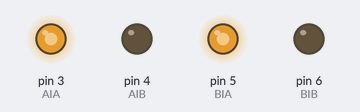
A sketch run on a simulated Arduino Uno, built with avr-gcc and run on an emulated ATmega328P. Shown: output pins drawn as LEDs (lit = HIGH).

Above: at 0.1 s.
At 2.1 s:
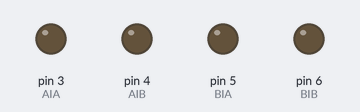
Timing chart, 0 to 3.6 s (numbered marks = the images above):
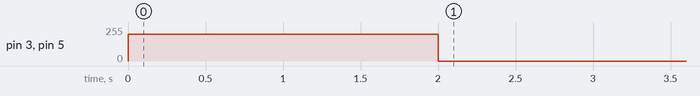

The sketch:

tmp_move.ino
```cpp
const int AIA = 3;
const int AIB = 4;
const int BIA = 5;
const int BIB = 6;
byte rSPD = 200;

void setup() {
  analogWrite(AIA, rSPD);
  analogWrite(AIB, 0);
  analogWrite(BIA, rSPD);
  analogWrite(BIB, 0);
  delay(2000);
  analogWrite(AIA, 0);
  analogWrite(AIB, 0);
  analogWrite(BIA, 0);
  analogWrite(BIB, 0);
}

void loop() {

}
```
